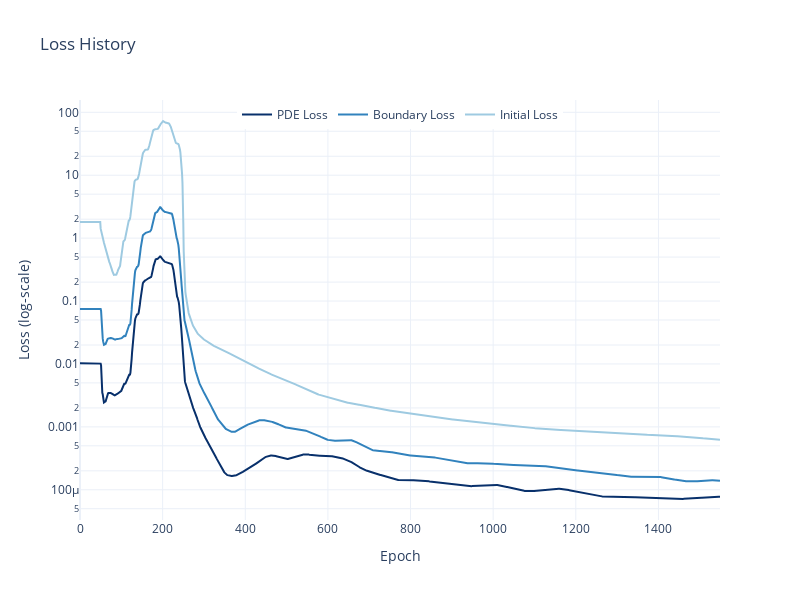

Write notebook code for a chart like this one.
### Code cell
with_spinn = trainer.closure.get_state()
plot_loss(with_spinn, smooth=True, smooth_window=50)

spinn_l2 = compare_with_mc(model, params, n_prices=200,
                           n_simulations=10_000, dtype=dtype, device=device, seed=42)['l2_rel_error']
print("L2 Error: ", spinn_l2*100)

### Figure 1 — Plotly figure (JSON) as saved in the notebook; plotly's stock layout.template omitted (floating-point values rounded to 4 significant figures; data arrays with more than 128 entries replaced by an {"elided": "..."} marker saying what was removed)
{"data": [{"line": {"color": "#08306B"}, "mode": "lines", "name": "PDE Loss", "type": "scatter", "x": {"elided": "1550 int values"}, "y": {"elided": "1550 float values"}}, {"line": {"color": "#3182BD"}, "mode": "lines", "name": "Boundary Loss", "type": "scatter", "x": {"elided": "1550 int values"}, "y": {"elided": "1550 float values"}}, {"line": {"color": "#9ECAE1"}, "mode": "lines", "name": "Initial Loss", "type": "scatter", "x": {"elided": "1550 int values"}, "y": {"elided": "1550 float values"}}], "layout": {"height": 600, "legend": {"orientation": "h", "x": 0.5, "xanchor": "center", "y": 1, "yanchor": "top"}, "title": {"text": "Loss History"}, "width": 800, "xaxis": {"title": {"text": "Epoch"}}, "yaxis": {"title": {"text": "Loss (log‑scale)"}, "type": "log"}}}
